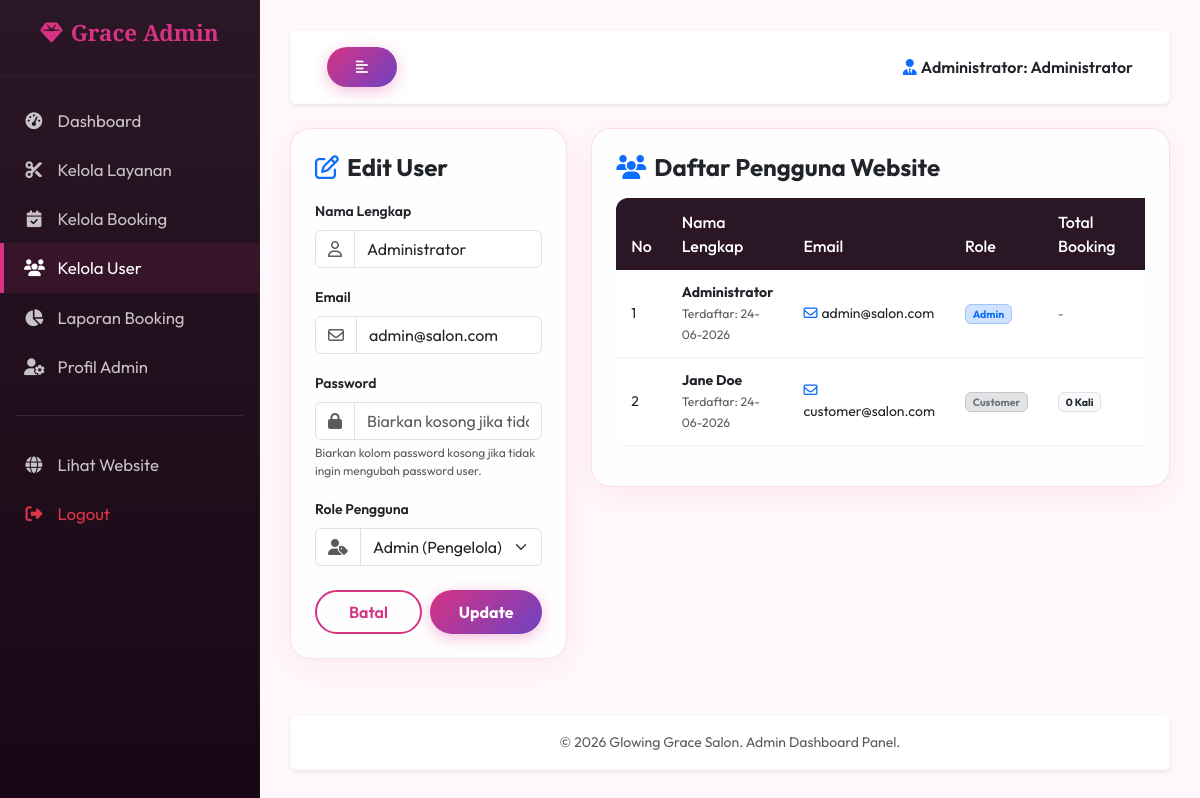
Screenshot of /admin/users.php?edit=1 (signed in) with the database file from the repository.
### tables this page shows
CREATE TABLE IF NOT EXISTS `users` (
  `id` INT AUTO_INCREMENT PRIMARY KEY,
  `nama` VARCHAR(100) NOT NULL,
  `email` VARCHAR(100) NOT NULL UNIQUE,
  `password` VARCHAR(255) NOT NULL,
  `role` ENUM('admin', 'customer') DEFAULT 'customer',
  `created_at` TIMESTAMP DEFAULT CURRENT_TIMESTAMP
);

### admin/users.php (the view, shortened to what this page needs)
<?php
require_once '../config/database.php';
include '../templates/admin_header.php';
$edit_mode = false;
$user_to_edit = null;
if (isset($_GET['edit']) && intval($_GET['edit']) > 0) {
    $edit_id = intval($_GET['edit']);
    $stmt = $pdo->prepare("SELECT * FROM users WHERE id = ?");
    $stmt->execute([$edit_id]);
    $user_to_edit = $stmt->fetch();
    if ($user_to_edit) {
        $edit_mode = true;
    }
}
try {
    $stmt = $pdo->query("
        SELECT u.id, u.nama, u.email, u.role, u.created_at, COUNT(b.id) AS total_booking
        FROM users u
        LEFT JOIN booking b ON u.id = b.user_id
        GROUP BY u.id
        ORDER BY u.role ASC, u.created_at DESC
    ");
    $users = $stmt->fetchAll();
} catch (PDOException $e) {
    $users = [];
    $error = 'Gagal mengambil data user: ' . $e->getMessage();
}
?>
<div class="row">
    <div class="col-lg-4 mb-4 font-outfit">
        <div class="card card-salon p-4">
            <h4 class="mb-3 font-outfit text-dark">
                <?= $edit_mode ? '<i class="fa-regular fa-pen-to-square text-primary me-2"></i>Edit User' : '<i class="fa-solid fa-plus text-primary me-2"></i>Tambah User'; ?>
            </h4>
            <form action="users.php" method="POST">
                <div class="mb-3">
                    <label for="nama" class="form-label small fw-semibold">Nama Lengkap</label>
                    <div class="input-group">
                        <span class="input-group-text bg-white"><i class="fa-regular fa-user text-muted"></i></span>
                        <input type="text" class="form-control" id="nama" name="nama"
                               value="<?= $edit_mode ? htmlspecialchars($user_to_edit['nama']) : ''; ?>"
                               placeholder="Nama Lengkap" required>
                    </div>
                </div>
                <div class="mb-3">
                    <label for="email" class="form-label small fw-semibold">Email</label>
                    <div class="input-group">
                        <span class="input-group-text bg-white"><i class="fa-regular fa-envelope text-muted"></i></span>
                        <input type="email" class="form-control" id="email" name="email"
                               value="<?= $edit_mode ? htmlspecialchars($user_to_edit['email']) : ''; ?>"
                               placeholder="nama@email.com" required>
                    </div>
                </div>
                <div class="mb-3">
                    <label for="password" class="form-label small fw-semibold">Password</label>
                    <div class="input-group">
                        <span class="input-group-text bg-white"><i class="fa-solid fa-lock text-muted"></i></span>
                        <input type="password" class="form-control" id="password" name="password"
                               placeholder="<?= $edit_mode ? 'Biarkan kosong jika tidak diubah' : 'Minimal 6 karakter'; ?>"
                               <?= $edit_mode ? '' : 'required'; ?>>
                    </div>
                    <?php if ($edit_mode): ?>
                        <div class="form-text text-muted small" style="font-size: 0.75rem;">Biarkan kolom password kosong jika tidak ingin mengubah password user.</div>
                    <?php endif; ?>
                </div>
                <div class="mb-4">
                    <label for="role" class="form-label small fw-semibold">Role Pengguna</label>
                    <div class="input-group">
                        <span class="input-group-text bg-white"><i class="fa-solid fa-user-tag text-muted"></i></span>
                        <select class="form-select" id="role" name="role" required>
                            <option value="admin" <?= $edit_mode && $user_to_edit['role'] === 'admin' ? 'selected' : ''; ?>>Admin (Pengelola)</option>
                        </select>
                    </div>
                </div>
                <div class="d-flex gap-2">
                    <?php if ($edit_mode): ?>
                        <a href="users.php" class="btn btn-salon-outline w-50 py-2 fw-semibold">Batal</a>
                        <button type="submit" class="btn btn-salon w-50 py-2 fw-bold">Update</button>
                    <?php else: ?>
                        <button type="submit" class="btn btn-salon w-100 py-2 fw-bold">Simpan User</button>
                    <?php endif; ?>
                </div>
            </form>
        </div>
    </div>
    <div class="col-lg-8 mb-4">
        <div class="card card-salon p-4">
            <div class="d-flex justify-content-between align-items-center mb-3">
                <h4 class="mb-0 font-outfit text-dark"><i class="fa-solid fa-users text-primary me-2"></i>Daftar Pengguna Website</h4>
            </div>
            <?php if (empty($users)): ?>
                <div class="text-center py-5 text-muted">
                    <p class="mb-0">Belum ada user terdaftar.</p>
                </div>
            <?php else: ?>
                <div class="table-responsive">
                    <table class="table table-salon align-middle">
                        <thead>
                            <tr>
                                <th>No</th>
                                <th>Nama Lengkap</th>
                                <th>Email</th>
                                <th>Role</th>
                                <th>Total Booking</th>
                                <th class="text-center">Aksi</th>
                            </tr>
                        </thead>
                        <tbody>
                            <?php $no = 1; foreach ($users as $u): ?>
                                <?php
                                $role_badge = '';
                                if ($u['role'] === 'admin') {
                                    $role_badge = 'badge bg-primary-subtle text-primary border border-primary-subtle';
                                } else {
                                    $role_badge = 'badge bg-secondary-subtle text-secondary border border-secondary-subtle';
                                }
                                ?>
                                <tr class="small">
                                    <td><?= $no++; ?></td>
                                    <td>
                                        <div class="fw-bold text-dark"><?= htmlspecialchars($u['nama']); ?></div>
                                        <small class="text-muted font-outfit">Terdaftar: <?= date('d-m-Y', strtotime($u['created_at'])); ?></small>
                                    </td>
                                    <td>
                                        <span class="font-outfit"><i class="fa-regular fa-envelope me-1 text-primary"></i><?= htmlspecialchars($u['email']); ?></span>
                                    </td>
                                    <td>
                                        <span class="font-outfit <?= $role_badge; ?>"><?= ucfirst($u['role']); ?></span>
                                    </td>
                                    <td>
                                        <?php if ($u['role'] === 'customer'): ?>
                                            <span class="badge bg-light text-dark font-outfit border">
                                                <?= $u['total_booking']; ?> Kali
                                            </span>
                                        <?php else: ?>
                                            <span class="text-muted italic small">-</span>
                                        <?php endif; ?>
                                    </td>
                                    <td class="text-center">
                                    </td>
                                </tr>
                            <?php endforeach; ?>
                        </tbody>
                    </table>
                </div>
            <?php endif; ?>
        </div>
    </div>
</div>
<?php include '../templates/admin_footer.php'; ?>

### assets/css/style.css (style rules this page uses)
:root { --primary-color: #d63384; --secondary-color: #6f42c1; --accent-color: #fd7e14; --bg-light: #fff8fb; --dark-color: #2b1625; --card-shadow: 0 8px 30px rgba(214, 51, 132, 0.08); --glass-bg: rgba(255, 255, 255, 0.85); --glass-border: rgba(214, 51, 132, 0.15); --transition: all 0.3s cubic-bezier(0.4, 0, 0.2, 1); }
body { background-color: var(--bg-light); color: var(--dark-color); font-family: 'Outfit', 'Inter', -apple-system, BlinkMacSystemFont, "Segoe UI", Roboto, sans-serif; min-height: 100vh; display: flex; flex-direction: column; }
h1, h2, h3, h4, h5, h6 { font-family: 'Playfair Display', serif; font-weight: 700; }
.font-outfit { font-family: 'Outfit', sans-serif; }
.btn-salon { background: linear-gradient(135deg, var(--primary-color) 0%, var(--secondary-color) 100%); color: white; border: none; border-radius: 30px; padding: 0.6rem 1.8rem; font-weight: 600; box-shadow: 0 4px 15px rgba(214, 51, 132, 0.3); transition: var(--transition); }
.btn-salon-outline { background: transparent; color: var(--primary-color); border: 2px solid var(--primary-color); border-radius: 30px; padding: 0.5rem 1.8rem; font-weight: 600; transition: var(--transition); }
.card-salon { background: var(--glass-bg); backdrop-filter: blur(8px); border: 1px solid var(--glass-border); border-radius: 20px; box-shadow: var(--card-shadow); transition: var(--transition); overflow: hidden; }
.table-salon { background: white; border-radius: 12px; overflow: hidden; box-shadow: 0 4px 15px rgba(0,0,0,0.02); }
.table-salon th { background-color: var(--dark-color); color: white; font-family: 'Outfit', sans-serif; font-weight: 500; border: none; padding: 12px 15px; }
.table-salon td { padding: 12px 15px; vertical-align: middle; border-bottom: 1px solid rgba(0,0,0,0.05); }

### rows the page displays
users: nama "Administrator", email "admin@salon.com", role "Admin (Pengelola)", created_at "24-06-2026", role "Admin"
users: nama "Jane Doe", created_at "24-06-2026", email "customer@salon.com", role "Customer", total_booking "0"

### other values shown
$_SESSION['nama'] "Administrator"
